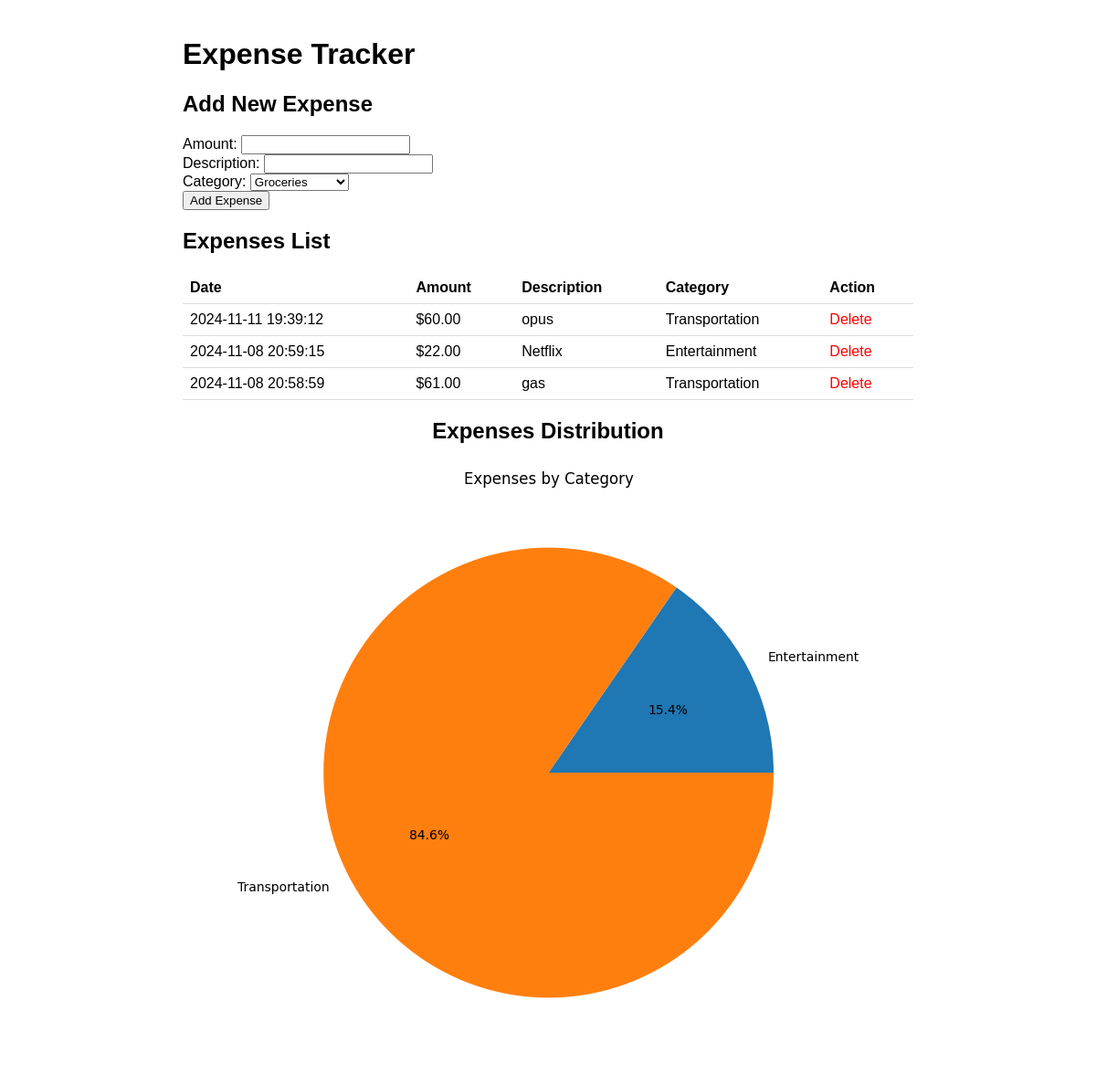
The page / on the database its author committed.
### tables this page shows
CREATE TABLE expenses (
        id INTEGER PRIMARY KEY,
        amount DECIMAL(10,2) NOT NULL,
        description TEXT,
        category_id INTEGER,
        date DATE DEFAULT CURRENT_TIMESTAMP,
        FOREIGN KEY (category_id) REFERENCES categories(id)
    );

CREATE TABLE categories (
        id INTEGER PRIMARY KEY,
        name TEXT NOT NULL UNIQUE
    );

### app.py (the view)
@app.route('/')
@check_ip
def index():
    conn = get_db()
    categories = conn.execute('SELECT * FROM categories').fetchall()
    expenses = conn.execute('''
        SELECT e.*, c.name as category_name
        FROM expenses e
        JOIN categories c ON e.category_id = c.id
        ORDER BY e.date DESC
    ''').fetchall()
    conn.close()
    return render_template('index.html', expenses=expenses, categories=categories)

### app.py (called while the page is built)
def check_ip(f):
    @wraps(f)
    def wrapper(*args, **kwargs):
        if request.remote_addr in BLOCKED_IPS:
            return jsonify({'error': 'blocked'}), 403
        return f(*args, **kwargs)
    return wrapper

def get_db():
    conn = sqlite3.connect('expenses.db')
    conn.row_factory = sqlite3.Row  # This enables name-based access to columns
    return conn

### templates/index.html (shortened to what this page needs)
<!DOCTYPE html>
<html>
<head>
</head>
<body>
    <h1>Expense Tracker</h1>
    <div class="expense-form">
        <h2>Add New Expense</h2>
        <form action="{{ url_for('add_expense') }}" method="post">
            <div>
                <label for="amount">Amount:</label>
                <input type="number" id="amount" name="amount" step="0.01" required>
            </div>
            <div>
                <label for="description">Description:</label>
                <input type="text" id="description" name="description" required>
            </div>
            <div>
                <label for="category_id">Category:</label>
                <select id="category_id" name="category_id" required>
                    {% for category in categories %}
                    <option value="{{ category['id'] }}">{{ category['name'] }}</option>
                    {% endfor %}
                </select>
            </div>
            <button type="submit">Add Expense</button>
        </form>
    </div>
    <h2>Expenses List</h2>
    <table class="expenses-table">
        <thead>
            <tr>
                <th>Date</th>
                <th>Amount</th>
                <th>Description</th>
                <th>Category</th>
                <th>Action</th>
            </tr>
        </thead>
        <tbody>
            {% for expense in expenses %}
            <tr>
                <td>{{ expense['date'] }}</td>
                <td>${{ "%.2f"|format(expense['amount']) }}</td>
                <td>{{ expense['description'] }}</td>
                <td>{{ expense['category_name'] }}</td>
                <td>
                    <span class="delete-btn" onclick="deleteExpense({{ expense['id'] }})">Delete</span>
                </td>
            </tr>
            {% endfor %}
        </tbody>
    </table>
    <div class="chart-container">
        <h2>Expenses Distribution</h2>
        <img src="{{ url_for('expense_chart') }}" alt="Expenses Chart">
    </div>
</body>
</html>

### templates/index.html (style rules this page uses)
body { font-family: Arial, sans-serif; max-width: 800px; margin: 0 auto; padding: 20px; }
.expense-form { margin-bottom: 20px; }
.expenses-table { width: 100%; border-collapse: collapse; }
.expenses-table th, .expenses-table td { padding: 8px; text-align: left; border-bottom: 1px solid #ddd; }
.chart-container { margin-top: 20px; text-align: center; }
.chart-container img { max-width: 100%; height: auto; }
.delete-btn { color: red; cursor: pointer; }

### rows shown on the page
expenses: date "2024-11-11 19:39:12", amount "60.00", description "opus", category_name "Transportation"
expenses: date "2024-11-08 20:59:15", amount "22.00", description "Netflix", category_name "Entertainment"
expenses: date "2024-11-08 20:58:59", amount "61.00", description "gas", category_name "Transportation"

### other values the page prints
form field category_id "Groceries"
